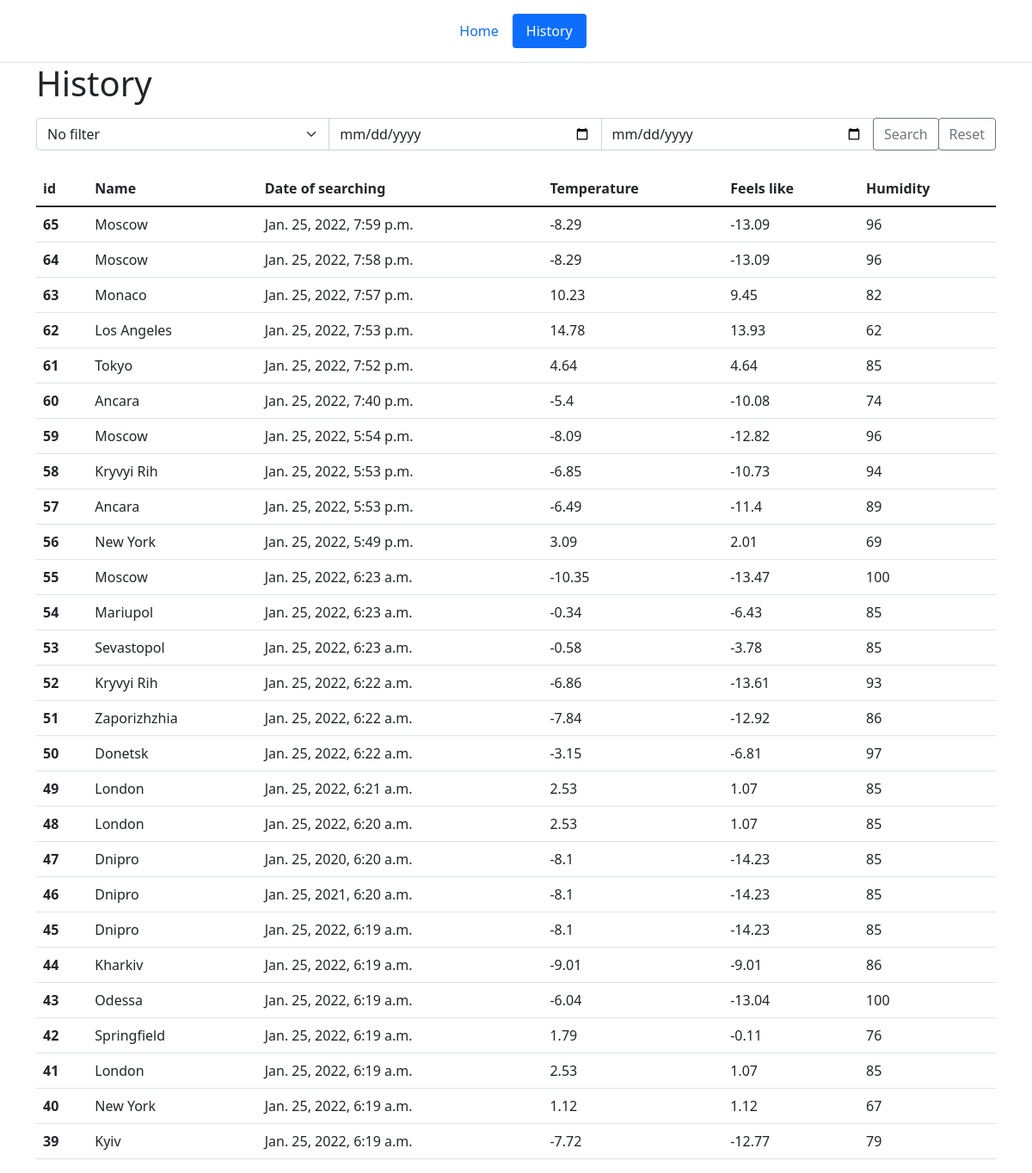
The app's page /history with its own data.
### main/models.py (models this page shows, shortened)
class Weather(models.Model):
    name = models.CharField('Name', max_length=30)
    country = models.CharField('Country ISO', max_length=8)
    dat = models.DateTimeField('Date and time')
    icon = models.CharField('Icon', max_length=10, default='04d')
    wind = models.FloatField('Wind speed')
    visibility = models.IntegerField('Visibility')
    temp = models.FloatField('Temperature')
    feels_like = models.FloatField('Feels like')
    humidity = models.IntegerField('Humidity')
    pressure = models.IntegerField('Pressure')

### main/views.py (the view)
# urls.py: path('history', views.history, name='history')
def history(request):
    city_name = ''
    date_from = ''
    date_to = ''
    el_list = []
    for el in Weather.objects.raw('SELECT id, name FROM main_weather Order by name ASC'):
        el_list.append(el.name)
    el_set = set(el_list)
    qs = 'SELECT * FROM main_weather WHERE 1'
    if request.GET.get('name'):
        city_name = request.GET['name']
        qs += f" AND name = '{city_name}'"
    if request.GET.get('date_from'):
        date_from = request.GET['date_from']
        qs += f" AND `dat` >= '{date_from}'"
    if request.GET.get('date_to'):
        date_to = request.GET['date_to']
        qs += f" AND `dat` <= '{date_to}'"
    qs += ' ORDER BY id desc'
    items = Weather.objects.raw(qs)
    context = {
        "items": items,
        "city_name": city_name,
        "date_from": date_from,
        "date_to": date_to,
        "el_set": el_set
    }
    return render(request, 'main/history.html', context)

### main/templates/main/history.html (shortened to what this page needs)
{% extends 'main/base.html' %}
{% block content %}
    <h1>History</h1>
    <form method="get" class="input-group mb-3 py-2" action="history">
        <select name="name" class="form-select">
            <option value="" {% if items == '' %} selected {% endif %}>No filter</option>
        </select>
        <input class="form-control datepicker" type="date" name="date_from" value="{{  date_from  }}">
        <input class="form-control datepicker" type="date" name="date_to"  value="{{  date_to  }}">
        <div class="input-group-append">
            <button class="btn btn-outline-secondary" type="submit">Search</button>
        </div>
        <div class="input-group-append">
            <button class="btn btn-outline-secondary" type="reset">Reset</button>
        </div>
    </form>
    {% if items %}
        <table class="table">
          <thead>
            <tr>
              <th scope="col">id</th>
              <th scope="col">Name</th>
              <th scope="col">Date of searching</th>
              <th scope="col">Temperature</th>
              <th scope="col">Feels like</th>
              <th scope="col">Humidity</th>
            </tr>
          </thead>
          <tbody>
          {% for el in items%}
            <tr>
              <th scope="row">{{ el.id }}</th>
              <td>{{ el.name }}</td>
              <td>{{ el.dat }}</td>
              <td>{{ el.temp }}</td>
              <td>{{ el.feels_like }}</td>
              <td>{{ el.humidity }}</td>
            </tr>
          {% endfor %}
          </tbody>
        </table>
    {% else %}
        <div class="alert alert-danger" role="alert">
          History is empty
        </div>
    {% endif %}
{% endblock %}

### main/templates/main/base.html (shortened to what this page needs)
<!doctype html>
<html lang="en">
<head>
    <link href="https://cdn.jsdelivr.net/npm/bootstrap@5.1.3/dist/css/bootstrap.min.css" rel="stylesheet">
</head>
<body>
    <header class="d-flex justify-content-center py-3 border-bottom">
          <ul class="nav nav-pills">
            <li class="nav-item">
                <a href="{% url 'home' %}" class="nav-link {% if request.path == '/' %}active{% endif %}" aria-current="page">Home</a>
            </li>
            <li class="nav-item">
                <a href="{% url 'history' %}" class="nav-link {% if request.path == '/history' %}active{% endif %}">History</a>
            </li>
          </ul>
    </header>
    <div class="container">
        <div class="row">
            <div class="col-12">
                {% block content %}{% endblock %}
            </div>
        </div>
    </div>
</body>
</html>

### records on screen
Weather: id "65", name "Moscow", dat "Jan. 25, 2022, 7:59 p.m.", temp "-8.29", feels_like "-13.09", humidity "96"
Weather: id "64", name "Moscow", dat "Jan. 25, 2022, 7:58 p.m.", temp "-8.29", feels_like "-13.09", humidity "96"
Weather: id "63", name "Monaco", dat "Jan. 25, 2022, 7:57 p.m.", temp "10.23", feels_like "9.45", humidity "82"
Weather: id "62", name "Los Angeles", dat "Jan. 25, 2022, 7:53 p.m.", temp "14.78", feels_like "13.93", humidity "62"
Weather: id "61", name "Tokyo", dat "Jan. 25, 2022, 7:52 p.m.", temp "4.64", feels_like "4.64", humidity "85"
Weather: id "60", name "Ancara", dat "Jan. 25, 2022, 7:40 p.m.", temp "-5.4", feels_like "-10.08", humidity "74"
Weather: id "59", name "Moscow", dat "Jan. 25, 2022, 5:54 p.m.", temp "-8.09", feels_like "-12.82", humidity "96"
Weather: id "58", name "Kryvyi Rih", dat "Jan. 25, 2022, 5:53 p.m.", temp "-6.85", feels_like "-10.73", humidity "94"
Weather: id "57", name "Ancara", dat "Jan. 25, 2022, 5:53 p.m.", temp "-6.49", feels_like "-11.4", humidity "89"
Weather: id "56", name "New York", dat "Jan. 25, 2022, 5:49 p.m.", temp "3.09", feels_like "2.01", humidity "69"
Weather: id "55", name "Moscow", dat "Jan. 25, 2022, 6:23 a.m.", temp "-10.35", feels_like "-13.47", humidity "100"
Weather: id "54", name "Mariupol", dat "Jan. 25, 2022, 6:23 a.m.", temp "-0.34", feels_like "-6.43", humidity "85"
Weather: id "53", name "Sevastopol", dat "Jan. 25, 2022, 6:23 a.m.", temp "-0.58", feels_like "-3.78", humidity "85"
Weather: id "52", name "Kryvyi Rih", dat "Jan. 25, 2022, 6:22 a.m.", temp "-6.86", feels_like "-13.61", humidity "93"
Weather: id "51", name "Zaporizhzhia", dat "Jan. 25, 2022, 6:22 a.m.", temp "-7.84", feels_like "-12.92", humidity "86"
Weather: id "50", name "Donetsk", dat "Jan. 25, 2022, 6:22 a.m.", temp "-3.15", feels_like "-6.81", humidity "97"
Weather: id "49", name "London", dat "Jan. 25, 2022, 6:21 a.m.", temp "2.53", feels_like "1.07", humidity "85"
Weather: id "48", name "London", dat "Jan. 25, 2022, 6:20 a.m.", temp "2.53", feels_like "1.07", humidity "85"
Weather: id "47", name "Dnipro", dat "Jan. 25, 2020, 6:20 a.m.", temp "-8.1", feels_like "-14.23", humidity "85"
Weather: id "46", name "Dnipro", dat "Jan. 25, 2021, 6:20 a.m.", temp "-8.1", feels_like "-14.23", humidity "85"
Weather: id "45", name "Dnipro", dat "Jan. 25, 2022, 6:19 a.m.", temp "-8.1", feels_like "-14.23", humidity "85"
Weather: id "44", name "Kharkiv", dat "Jan. 25, 2022, 6:19 a.m.", temp "-9.01", feels_like "-9.01", humidity "86"
Weather: id "43", name "Odessa", dat "Jan. 25, 2022, 6:19 a.m.", temp "-6.04", feels_like "-13.04", humidity "100"
Weather: id "42", name "Springfield", dat "Jan. 25, 2022, 6:19 a.m.", temp "1.79", feels_like "-0.11", humidity "76"
Weather: id "41", name "London", dat "Jan. 25, 2022, 6:19 a.m.", temp "2.53", feels_like "1.07", humidity "85"
Weather: id "40", name "New York", dat "Jan. 25, 2022, 6:19 a.m.", temp "1.12", feels_like "1.12", humidity "67"
Weather: id "39", name "Kyiv", dat "Jan. 25, 2022, 6:19 a.m.", temp "-7.72", feels_like "-12.77", humidity "79"
